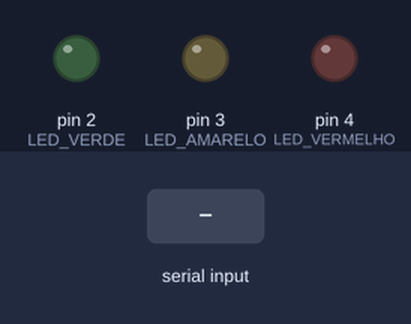
A sketch run on a simulated Arduino Uno, built with avr-gcc and run on an emulated ATmega328P. Parts: output pins drawn as LEDs (lit = HIGH). The test bench sets the inputs (shaded band). What the sketch prints to the serial monitor is not drawn.

Above: at 1.2 s.
1.3 s: "G" received over Serial
At 1.9 s:
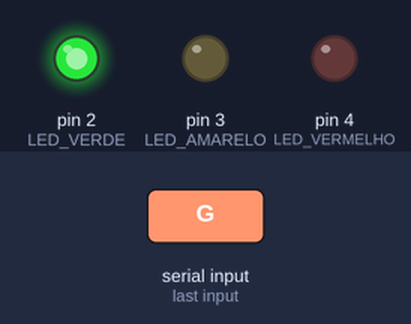
2.8 s: "Y" received over Serial
At 4.0 s:
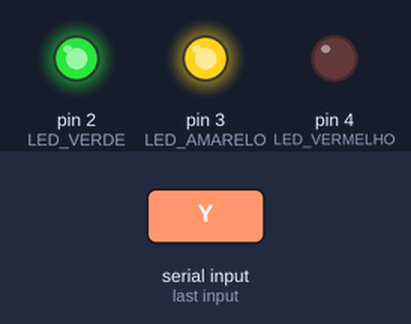
4.3 s: "g" received over Serial
At 5.2 s:
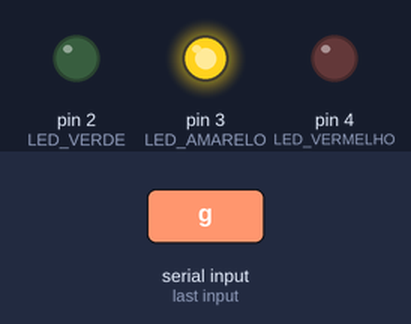
5.8 s: "R" received over Serial
At 6.2 s:
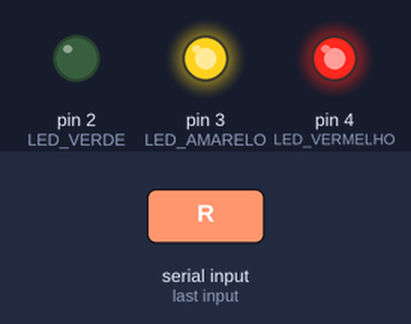
7.3 s: "y" received over Serial
At 8.5 s:
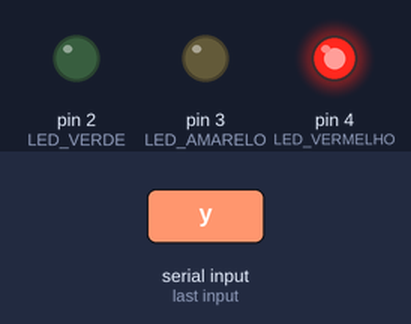
8.8 s: "r" received over Serial
At 9.5 s:
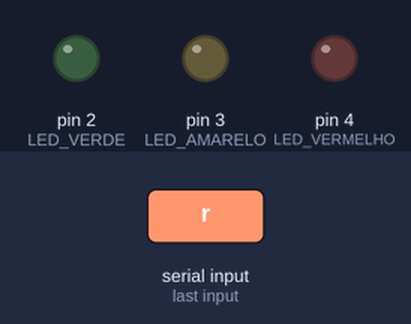
Timing chart, 0 to 11.8 s (numbered marks = the images above; inputs shaded):
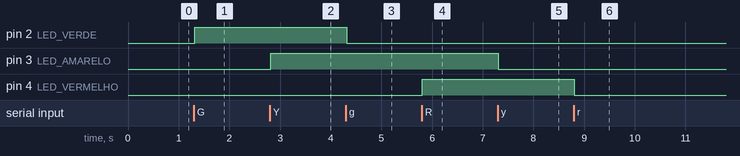

The sketch:

LIGAR_E_DESLIGAR_LEDS.ino
```cpp
#define LED_VERDE    2
#define LED_AMARELO  3
#define LED_VERMELHO 4

char opcao;

void setup()
{
  pinMode(LED_VERDE, OUTPUT);
  pinMode(LED_AMARELO, OUTPUT);
  pinMode(LED_VERMELHO, OUTPUT);
  Serial.begin(9600);
}
  void loop()
{
    opcao = Serial.read();

  if (opcao == 'G')
    digitalWrite (LED_VERDE, HIGH);
  else if (opcao == 'g')
    digitalWrite (LED_VERDE, LOW);

  else if (opcao == 'Y')
    digitalWrite (LED_AMARELO, HIGH);
  else if (opcao == 'y')
    digitalWrite (LED_AMARELO, LOW);
  else if (opcao == 'R')
    digitalWrite (LED_VERMELHO, HIGH);
  else if (opcao == 'r')
    digitalWrite (LED_VERMELHO, LOW);
  else if (opcao == 'A'){
    digitalWrite (LED_VERDE, LOW);
    digitalWrite (LED_AMARELO, LOW);
    digitalWrite (LED_VERMELHO, LOW);}
  else
    Serial.println("Opçao Invalida.");

}
```

Measured:
- after the input at 1.3 s, pin 2 (LED_VERDE): LOW → HIGH at once
- after the input at 2.8 s, pin 3 (LED_AMARELO): LOW → HIGH at once
- after the input at 4.3 s, pin 2 (LED_VERDE): HIGH → LOW at once
- after the input at 5.8 s, pin 4 (LED_VERMELHO): LOW → HIGH at once
- after the input at 7.3 s, pin 3 (LED_AMARELO): HIGH → LOW at once
- after the input at 8.8 s, pin 4 (LED_VERMELHO): HIGH → LOW at once
